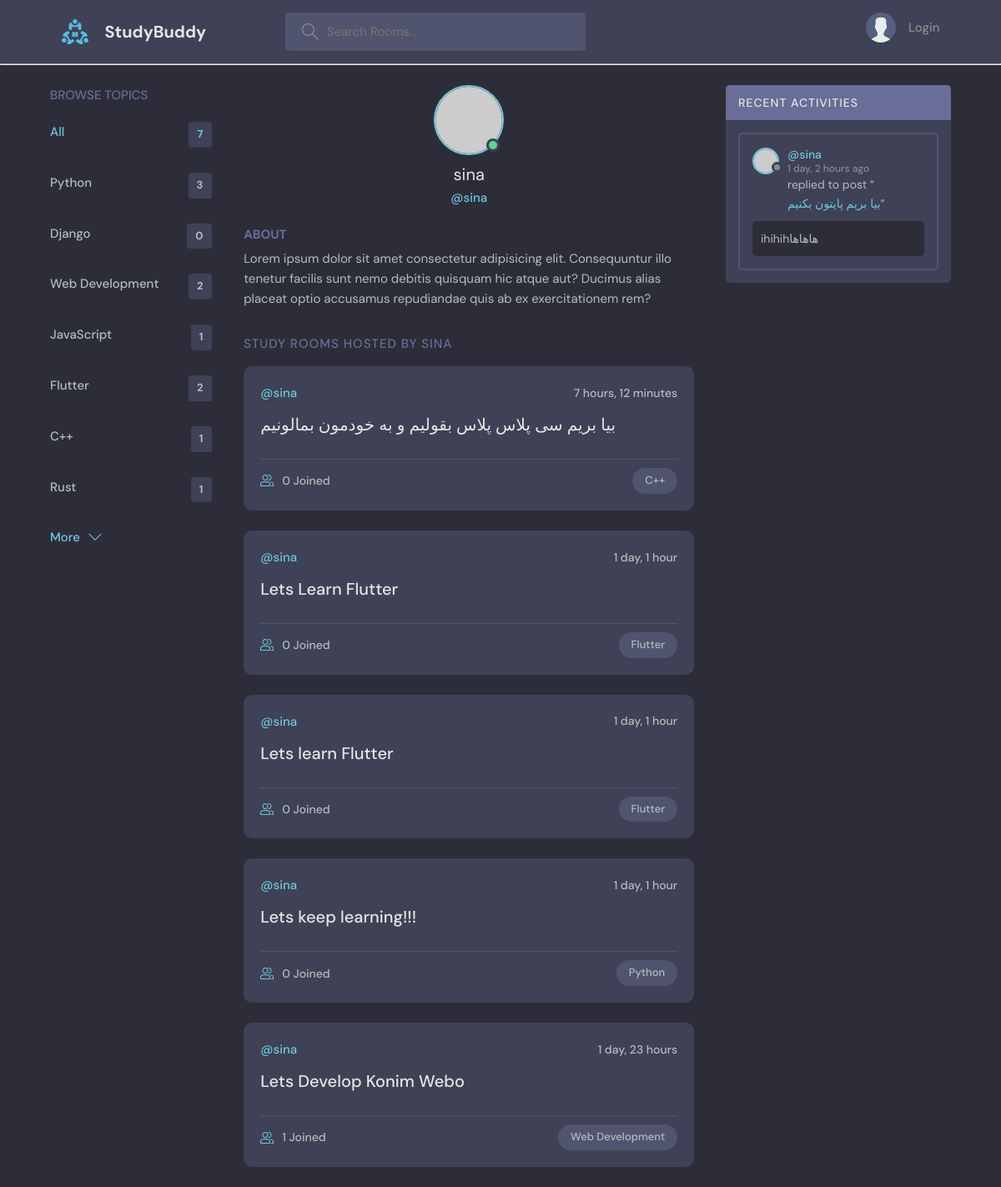
Screenshot of /profile/3/ with the database file from the repository.
### base/models.py (models this page shows, shortened)
class Topic(models.Model):
    name = models.CharField(max_length=200)

class Room(models.Model):
    host = models.ForeignKey(User, on_delete=models.SET_NULL, null=True)
    topic = models.ForeignKey(Topic, on_delete=models.SET_NULL, null=True)
    name = models.CharField(max_length=200)
    description = models.TextField(null=True)
    participants = models.ManyToManyField(User, related_name='participants', blank=True)
    updated = models.DateTimeField(auto_now=True)
    created = models.DateTimeField(auto_now_add=True)
    class Meta:
        ordering = ['-updated', '-created']
    def __str__(self):
        return self.name

class Message(models.Model):
    user = models.ForeignKey(User, on_delete=models.CASCADE)
    room = models.ForeignKey(Room, on_delete=models.CASCADE)
    body = models.TextField()
    updated = models.DateTimeField(auto_now=True)
    created = models.DateTimeField(auto_now_add=True)
    class Meta:
        ordering = ['-updated', '-created']

### base/views.py (the view)
# urls.py: path('profile/<str:pk>/', views.userProfile, name="user-profile"),
def userProfile(request, pk):
    user = User.objects.get(id=pk)
    rooms = user.room_set.all()
    room_count = rooms.count()
    room_messages = user.message_set.all()
    topics = Topic.objects.all()
    context = {'user': user, 'rooms': rooms, 'room_messages': room_messages,
               'topics': topics, 'room_count': room_count}
    return render(request, 'base/profile.html', context)

### base/templates/base/profile.html (shortened to what this page needs)
{% extends 'main.html' %}
{% block content %}
<main class="profile-page layout layout--3">
  <div class="container">
    {% include "base/topics_component.html" %}
    <div class="roomList">
      <div class="profile">
        <div class="profile__avatar">
          <div class="avatar avatar--large active">
            <img src="https://randomuser.me/api/portraits/men/11.jpg" />
          </div>
        </div>
        <div class="profile__info">
          <h3>{{user.username}}</h3>
          <p>@{{ user.username }}</p>
        </div>
        <div class="profile__about">
          <h3>About</h3>
          <p>
            Lorem ipsum dolor sit amet consectetur adipisicing elit. Consequuntur illo tenetur
            facilis sunt nemo debitis quisquam hic atque aut? Ducimus alias placeat optio
            accusamus repudiandae quis ab ex exercitationem rem?
          </p>
        </div>
      </div>
      <div class="roomList__header">
        <div>
          <h2>Study Rooms Hosted by {{user.username}}</a>
          </h2>
        </div>
      </div>
      {% include "base/feed_component.html" %}
    </div>
    {% include "base/activity_component.html" %}
  </div>
</main>
{% endblock content %}

### base/templates/base/topics_component.html
<div class="topics">
  <div class="topics__header">
    <h2>Browse Topics</h2>
  </div>
  <ul class="topics__list">
    <li>
      <a href="{% url 'home' %}" class="active">All <span>{{topics.count}}</span></a>
    </li>
    {% for topic in topics %}
    <li>
      <a href="{% url 'home' %}?q={{topic.name}}">{{topic.name}}<span>{{topic.room_set.all.count}}</span></a>
    </li>
    {% endfor %}
  </ul>
  <a class="btn btn--link" href="{% url 'topics' %}">
    More
    <svg version="1.1" xmlns="http://www.w3.org/2000/svg" width="32" height="32" viewBox="0 0 32 32">
      <title>chevron-down</title>
      <path d="M16 21l-13-13h-3l16 16 16-16h-3l-13 13z"></path>
    </svg>
  </a>
</div>

### base/templates/base/feed_component.html (shortened to what this page needs)
{% for room in rooms %}
<div class="roomListRoom">
    <div class="roomListRoom__header">
      <a href="{% url 'user-profile' room.host.id %}" class="roomListRoom__author">
        <span>@{{room.host.username}}</span>
      </a>
      <div class="roomListRoom__actions">
        <span>{{room.created|timesince}}</span>
      </div>
    </div>
    <div class="roomListRoom__content">
      <a href="{% url 'room' room.id %}">{{room.name}}</a>
    </div>
    <div class="roomListRoom__meta">
      <a href="{% url 'room' room.id %}" class="roomListRoom__joined">
        {{room.participants.all.count}} Joined
      </a>
      <p class="roomListRoom__topic">{{room.topic.name}}</p>
    </div>
  </div>
{% endfor %}

### base/templates/base/activity_component.html (shortened to what this page needs)
<div class="activities">
  <div class="activities__header">
    <h2>Recent Activities</h2>
  </div>
  {% for message in room_messages %}
  <div class="activities__box">
    <div class="activities__boxHeader roomListRoom__header">
      <a href="{% url 'user-profile' message.user.id %}" class="roomListRoom__author">
        <div class="avatar avatar--small">
          <img src="https://randomuser.me/api/portraits/women/11.jpg" />
        </div>
        <p>
          @{{message.user}}
          <span>{{message.created|timesince}} ago</span>
        </p>
      </a>
    </div>
    <div class="activities__boxContent">
      <p>replied to post “<a href="{% url 'room' message.room.id %}">{{ message.room }}</a>”</p>
      <div class="activities__boxRoomContent">{{message.body}}</div>
    </div>
  </div>
  {% endfor %}
</div>

### rows the page displays
Topic: name "Python", room_set.all.count "3"
Topic: name "Django", room_set.all.count "0"
Topic: name "Web Development", room_set.all.count "2"
Topic: name "JavaScript", room_set.all.count "1"
Topic: name "Flutter", room_set.all.count "2"
Topic: name "C++", room_set.all.count "1"
Topic: name "Rust", room_set.all.count "1"
Room: host.username "sina", created "7 hours, 12 minutes", name "بیا بریم سی پلاس پلاس بقولیم و به خودمون بمالونیم", participants.all.count "0", topic.name "C++"
Room: host.username "sina", created "1 day, 1 hour", name "Lets Learn Flutter", participants.all.count "0", topic.name "Flutter"
Room: host.username "sina", created "1 day, 1 hour", name "Lets learn Flutter", participants.all.count "0", topic.name "Flutter"
Room: host.username "sina", created "1 day, 1 hour", name "Lets keep learning!!!", participants.all.count "0", topic.name "Python"
Room: host.username "sina", created "1 day, 23 hours", name "Lets Develop Konim Webo", participants.all.count "1", topic.name "Web Development"
Message: user "sina", created "1 day, 2 hours", room "بیا بریم پایتون بکنیم", body "ihihihهاهاها"

### other values shown
{{ topics.count }} "7"
{{ user.username }} "sina"
{{ user.username }} "SINA"
